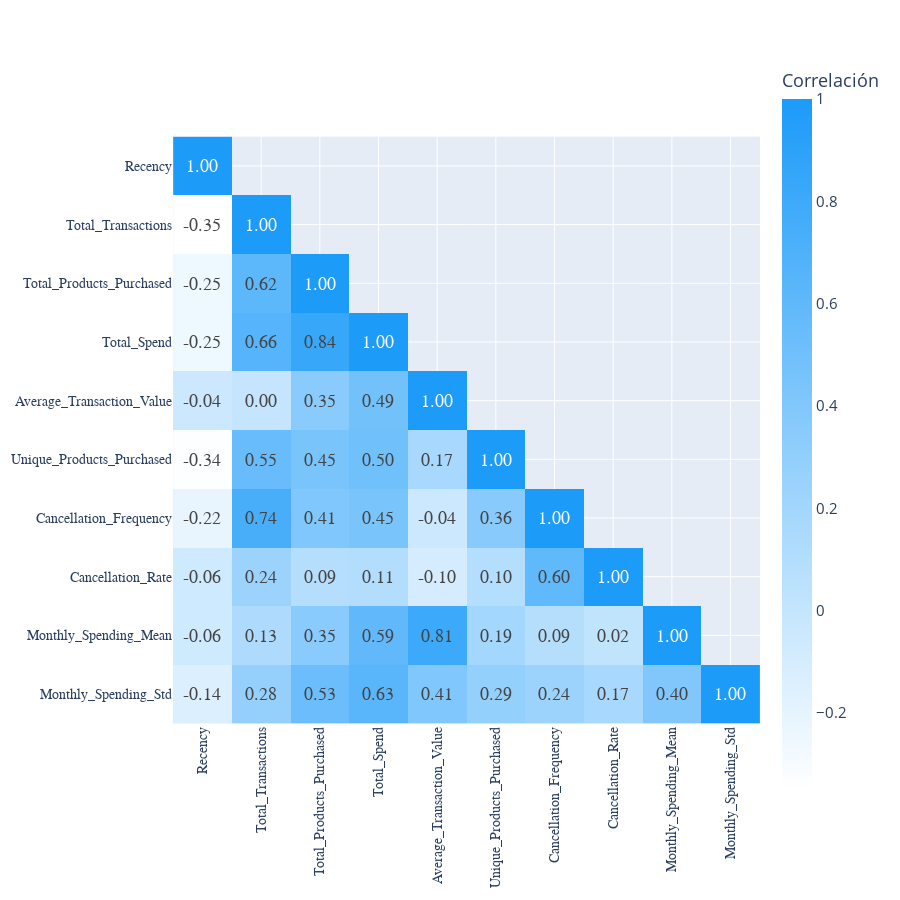

The cell this chart's notebook holds for it:
### Markdown cell above
## Correlation Analysis

Before we proceed to KMeans clustering, it's essential to check the correlation between features in our dataset. The presence of multicollinearity, where features are highly correlated, can potentially affect the clustering process by not allowing the model to learn the actual underlying patterns in the data, we can utilize dimensionality reduction techniques like PCA. These techniques help in neutralizing the effect of multicollinearity by transforming the correlated features into a new set of uncorrelated variables, preserving most of the original data's variance.

### Code cell
from plotly import express as px

# Calcular la matriz de correlación (redondeada)
corr = customer_data_cleaned.drop(columns=['Customer ID']).corr().round(2)

# Crear máscara para mantener solo la mitad inferior
mask = np.triu(np.ones(corr.shape), k=1).astype(bool)
corr_masked = corr.mask(mask)

# Crear heatmap
fig = px.imshow(
    corr_masked,
    text_auto=True,
    color_continuous_scale=["#ffffff", "#1C9BF9"],
    aspect="equal",
    labels=dict(x="", y="", color="Correlación")
)

# Personalizar layout
fig.update_layout(
    width=900,
    height=900,
    xaxis_side="bottom",  # Que aparezcan abajo
    font=dict(size=15),
    xaxis=dict(tickfont=dict(family="Arial", size=14)),
    yaxis=dict(tickfont=dict(family="Arial", size=14))
)

# Cambiar fuente de los números dentro del heatmap
fig.update_traces(
    textfont=dict(family="Arial", size=18),
    texttemplate="%{z:.2f}"
)

# Mantener etiquetas horizontales
fig.update_xaxes(tickangle=270)

fig.show()

### Figure 1 — Plotly figure (JSON) as saved in the notebook; plotly's stock layout.template omitted (floating-point values rounded to 4 significant figures)
{"data": [{"coloraxis": "coloraxis", "hovertemplate": "x: %{x}<br>y: %{y}<br>Correlación: %{z}<extra></extra>", "name": "0", "textfont": {"family": "Arial", "size": 18}, "texttemplate": "%{z:.2f}", "type": "heatmap", "x": ["Recency", "Total_Transactions", "Total_Products_Purchased", "Total_Spend", "Average_Transaction_Value", "Unique_Products_Purchased", "Cancellation_Frequency", "Cancellation_Rate", "Monthly_Spending_Mean", "Monthly_Spending_Std"], "xaxis": "x", "y": ["Recency", "Total_Transactions", "Total_Products_Purchased", "Total_Spend", "Average_Transaction_Value", "Unique_Products_Purchased", "Cancellation_Frequency", "Cancellation_Rate", "Monthly_Spending_Mean", "Monthly_Spending_Std"], "yaxis": "y", "z": [[1.0, NaN, NaN, NaN, NaN, NaN, NaN, NaN, NaN, NaN], [-0.35, 1.0, NaN, NaN, NaN, NaN, NaN, NaN, NaN, NaN], [-0.25, 0.62, 1.0, NaN, NaN, NaN, NaN, NaN, NaN, NaN], [-0.25, 0.66, 0.84, 1.0, NaN, NaN, NaN, NaN, NaN, NaN], [-0.04, 0.0, 0.35, 0.49, 1.0, NaN, NaN, NaN, NaN, NaN], [-0.34, 0.55, 0.45, 0.5, 0.17, 1.0, NaN, NaN, NaN, NaN], [-0.22, 0.74, 0.41, 0.45, -0.04, 0.36, 1.0, NaN, NaN, NaN], [-0.06, 0.24, 0.09, 0.11, -0.1, 0.1, 0.6, 1.0, NaN, NaN], [-0.06, 0.13, 0.35, 0.59, 0.81, 0.19, 0.09, 0.02, 1.0, NaN], [-0.14, 0.28, 0.53, 0.63, 0.41, 0.29, 0.24, 0.17, 0.4, 1.0]]}], "layout": {"coloraxis": {"colorbar": {"title": {"text": "Correlación"}}, "colorscale": [[0, "#ffffff"], [1, "#1C9BF9"]]}, "font": {"size": 15}, "height": 900, "margin": {"t": 60}, "width": 900, "xaxis": {"anchor": "y", "constrain": "domain", "domain": [0, 1], "scaleanchor": "y", "side": "bottom", "tickangle": -90, "tickfont": {"family": "Arial", "size": 14}}, "yaxis": {"anchor": "x", "autorange": "reversed", "constrain": "domain", "domain": [0, 1], "tickfont": {"family": "Arial", "size": 14}}}}
